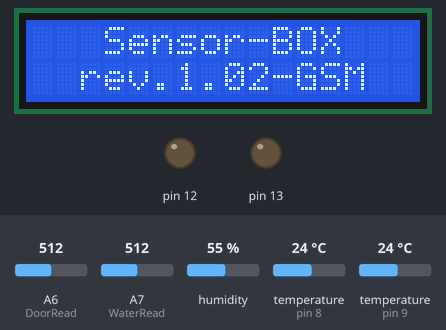
This sketch was run on a simulated Arduino Nano, built with avr-gcc and run on an emulated ATmega328P. Parts: 16×2 character LCD, output pins drawn as LEDs (lit = HIGH). Inputs (shaded band) come from the test bench; at power-on: temperature (sensors on pin 9, pin 8) 24 °C, humidity 55 %, A7 (WaterRead) = 512, A6 (DoorRead) = 512. The modem accepts every AT command (registered, SIM ready, sends succeed) and sends nothing else; what the sketch prints to the serial monitor is not drawn.

Above: at 3.1 s.
At 5.0 s:
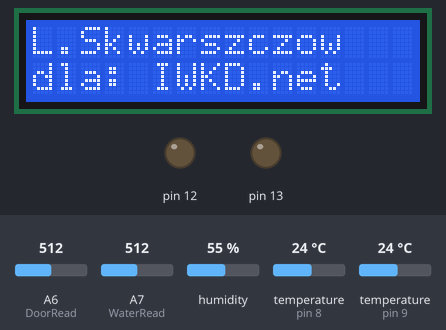
5.1 s: temperature (sensor on pin 9) set to 12 °C
16.8 s: humidity set to 22 %
At 27.8 s:
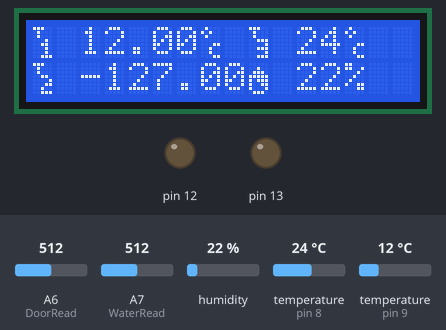
28.5 s: temperature (sensor on pin 8) set to 12 °C
40.2 s: A7 (WaterRead) set to 140
At 47.0 s:
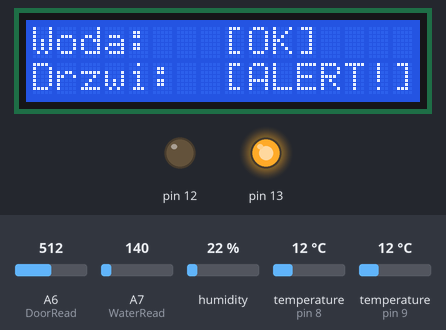
51.9 s: A6 (DoorRead) set to 16
63.6 s: A6 (DoorRead) set to 13
At 69.6 s:
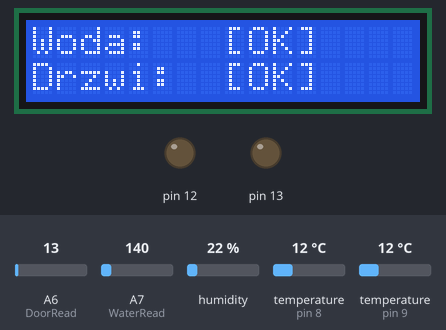
Timing chart, 0 to 71.1 s (numbered marks = the images above; inputs shaded):
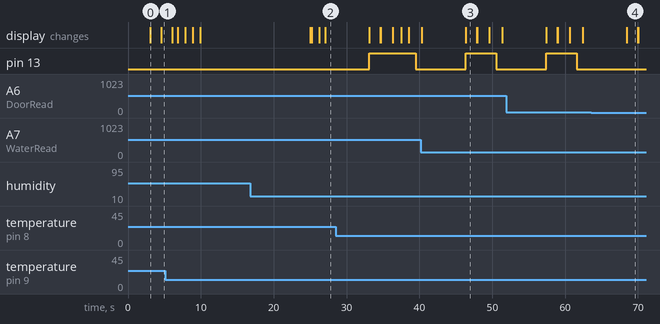

Measured:
- the behaviour switches between 15 and 14 on A6 (DoorRead) (found by bisection; images 3 and 4)
- after the input at 40.2 s, the display: first differs from a run without the input after 6.1 s (image 3)
- after the input at 63.6 s, pin 13: stays LOW (without the input it goes to HIGH after 4.8 s); the display: changes after 4.8 s (image 4)
- what the display in image 0 shows lasts 1.5 s, from 3.1 s to 4.6 s

The sketch:

arduino_sensors_gsm.ino
```cpp
//TestChange
#include <LiquidCrystal.h>
#include <avr/io.h>
#include <avr/wdt.h>
#include <OneWire.h>
#include <DallasTemperature.h>
#include <stdio.h>
#include <dht.h>
#include <string.h>
#include <SoftwareSerial.h>
#include "GSM_G510.h"

/////////////////////////
//ALERTS//SETUP//VALUES//
const float temp1Hi = 50;
const float temp1Lo = 5;
const float temp2Hi = 45;
const float temp2Lo = 5;
const double temp3Hi = 35;
const double temp3Lo = 5;
const double hygroHi = 85;
/////////////////////////
boolean isalert=false;
boolean issend=false;
int counterAttemps=0;
//GSM TX RX ON
GSM_G510 gsm = GSM_G510(10, 11, 12);
//Init DigitalHygroTempSensor
dht DHT;
#define DHT11_PIN 8
//Init OneWireBus
#define ONE_WIRE_BUS 9
//Init DallasSensors
#define MAX_DS1820_SENSORS 2
byte addr[MAX_DS1820_SENSORS][8];
//WaterSensor
const int WaterRead = A7;
//DoorSensor
const int DoorRead = A6;
//Init HD44780
LiquidCrystal lcd(2, 3, 4, 5, 6, 7);
//OneWireBuffer
char buffer[25];
char bufdht[25];
byte maxlines = 2;
char line1[16];
char line2[16];
byte maxsensors = 0;
OneWire  ds(ONE_WIRE_BUS);
DallasTemperature sensors(&ds);
boolean InitSMS = false;
//Custom LCD Chars
byte hygro[8] = {
  0b00000,
  0b00100,
  0b01110,
  0b11111,
  0b10111,
  0b10011,
  0b10001,
  0b01110
};
byte t1[8] = {
  0b11100,
  0b01000,
  0b01000,
  0b00010,
  0b00110,
  0b00010,
  0b00010,
  0b00111
};
byte t2[8] = {
  0b11100,
  0b01000,
  0b01000,
  0b00110,
  0b00001,
  0b00011,
  0b00100,
  0b00111
};
byte t3[8] = {
  0b11100,
  0b01000,
  0b01000,
  0b00111,
  0b00001,
  0b00111,
  0b00001,
  0b00111
};
byte cels[8] = {
  0b01000,
  0b10100,
  0b01000,
  0b00000,
  0b00011,
  0b00100,
  0b00100,
  0b00011
};
byte antenna[8] = {
  0b00000,
  0b10101,
  0b01110,
  0b00100,
  0b00100,
  0b00100,
  0b00100,
  0b00000
};
void selfTest()
{
  lcd.clear();
  gsm.init();
  //DS18B20
  byte i;
  byte present = 0;
  byte data[12];
  byte addr[8];
  sensors.requestTemperatures();
  while (ds.search(addr))
  {
    Serial.print("R=");
    for ( i = 0; i < 8; i++) {
      Serial.print(addr[i], HEX);
      Serial.print(" ");
    }
    if ( OneWire::crc8( addr, 7) != addr[7])
    {
      Serial.print("CRC is not valid!\n");
      lcd.setCursor(0, 0);
      lcd.print(" - SELF TEST1 - ");
      lcd.setCursor(0, 1);
      lcd.print("DS18B20:");
      lcd.setCursor(10, 1);
      lcd.print("CRCERR");
      delay(5000);
      lcd.clear();
      return;
    }
    {
      if (addr[0] == 0x28) {
        Serial.print("Device is a DS18B20 family device.\n");
        maxsensors++;
        lcd.setCursor(0, 0);
        lcd.print(" - SELF TEST1 - ");
        lcd.setCursor(0, 1);
        lcd.print("DS18B20:");
        lcd.setCursor(10, 1);
        lcd.print("[OK]");
        delay(1000);
        lcd.clear();
      }
      else {
        Serial.print("Device is unknown!\n");
        Serial.print("Device ID: ");
        Serial.print(addr[0], HEX);
        Serial.println();
        lcd.setCursor(0, 0);
        lcd.print(" - SELF TEST1 - ");
        lcd.setCursor(0, 1);
        lcd.print("Nie znane");
        lcd.setCursor(10, 1);
        lcd.print("[??]");
        delay(1000);
        lcd.clear();
        return;
      }

    }
    ds.reset();
    ds.select(addr);
    ds.write(0x44, 1);
    present = ds.reset();
    ds.select(addr);
    ds.write(0xBE);
    Serial.print("P=");
    Serial.print(present, HEX);
    Serial.print(" ");
    for ( i = 0; i < 9; i++) {
      data[i] = ds.read();
      Serial.print(data[i], HEX);
      Serial.print(" ");
    }
    Serial.print(" CRC=");
    Serial.print( OneWire::crc8( data, 8), HEX);
    Serial.println();
  }
  Serial.print("No more addresses.\n");
  lcd.clear();
  lcd.setCursor(0, 0);
  lcd.print(" - SELF TEST1 - ");
  lcd.setCursor(0, 1);
  lcd.print("DS18B20:");
  lcd.setCursor(10, 1);
  lcd.print("AllAdr");
  delay(1000);
  lcd.clear();
  ds.reset_search();
  //DHT11
  Serial.print("DHT11, \t");
  int chk = DHT.read11(DHT11_PIN);
  switch (chk)
  {
    case DHTLIB_OK:
      Serial.print("OK,\t");
      lcd.setCursor(0, 0);
      lcd.print(" - SELF TEST2 - ");
      lcd.setCursor(0, 1);
      lcd.print("DHT11:");
      lcd.setCursor(10, 1);
      lcd.print("[OK]");
      delay(1000);
      lcd.clear();
      break;
    case DHTLIB_ERROR_CHECKSUM:
      Serial.print("Checksum error,\t");
      lcd.setCursor(0, 0);
      lcd.print(" - SELF TEST2 - ");
      lcd.setCursor(0, 1);
      lcd.print("DHT11:");
      lcd.setCursor(10, 1);
      lcd.print("[ckEr]");
      delay(1000);
      lcd.clear();
      break;
    case DHTLIB_ERROR_TIMEOUT:
      Serial.print("Time out error,\t");
      lcd.setCursor(0, 0);
      lcd.print(" - SELF TEST2 - ");
      lcd.setCursor(0, 1);
      lcd.print("DHT11:");
      lcd.setCursor(10, 1);
      lcd.print("[Tim?]");
      delay(1000);
      lcd.clear();
      break;
    case DHTLIB_ERROR_CONNECT:
      Serial.print("Connect error,\t");
      lcd.setCursor(0, 0);
      lcd.print(" - SELF TEST2 - ");
      lcd.setCursor(0, 1);
      lcd.print("DHT11:");
      lcd.setCursor(10, 1);
      lcd.print("[conE]");
      delay(1000);
      lcd.clear();
      break;
    case DHTLIB_ERROR_ACK_L:
      Serial.print("Ack Low error,\t");
      lcd.setCursor(0, 0);
      lcd.print(" - SELF TEST2 - ");
      lcd.setCursor(0, 1);
      lcd.print("DHT11:");
      lcd.setCursor(10, 1);
      lcd.print("[acLE]");
      delay(1000);
      lcd.clear();
      break;
    case DHTLIB_ERROR_ACK_H:
      Serial.print("Ack High error,\t");
      lcd.setCursor(0, 0);
      lcd.print(" - SELF TEST2 - ");
      lcd.setCursor(0, 1);
      lcd.print("DHT11:");
      lcd.setCursor(10, 1);
      lcd.print("[acHE]");
      delay(1000);
      lcd.clear();
      break;
    default:
      Serial.print("Unknown error,\t");
  }
  //GSM
  gsm.init();
  unsigned int smsattemp = 0;
  lcd.setCursor(0, 0);
  lcd.print(" - SELF TEST3 - ");
  lcd.setCursor(0, 1);
  lcd.print("Laczenie GSM... ");
  Serial.println("Start - oczekiwanie na polaczenie z siecia (15 sekund)");
  delay(15000);
  Serial.println("Wysylanie...");
  while (!gsm.sendSms("0048728480408", "PRZYWROCONO ZASILANIE NA MODULE GSM")) {
    Serial.println("GSM - oczekuje...");
    lcd.clear();
    lcd.setCursor(0, 0);
    lcd.print(" - SELF TEST3 - ");
    lcd.setCursor(0, 1);
    lcd.print("[Czekam: ");
    lcd.print(smsattemp);
    lcd.print("]");
    delay(1000);
    if (smsattemp == 1)
      break;
    smsattemp++;
  }
  if (smsattemp == 1) {
    Serial.println("GSM Fail");
    lcd.clear();
    lcd.setCursor(0, 0);
    lcd.print(" - SELF TEST3 - ");
    lcd.setCursor(0, 1);
    lcd.print("Blad Polaczenia!");
    delay(5000);
  }
  else {
    Serial.println("GSM OK");
    lcd.clear();
    lcd.setCursor(0, 0);
    lcd.print(" - SELF TEST3 - ");
    lcd.setCursor(0, 1);
    lcd.print("Sygnal asu: ");
    Serial.println((float)gsm.getSignalStrength(), 1);
    lcd.print((float)gsm.getSignalStrength(), 1);
    delay(1000);
  }
}
//Setup
void setup()
{
  pinMode(13, OUTPUT);
  lcd.begin(16, 2);
  lcd.print("   Sensor-BOX   ");
  lcd.setCursor(0, 1);
  delay(3000);
  lcd.print("  rev.1.02-GSM" );
  delay(1500);
  lcd.setCursor(0, 0);
  lcd.clear();
  lcd.print("L.Skwarszczow");
  lcd.setCursor(0, 1);
  lcd.print("dla: IWKD.net ");
  delay(1500);
  Serial.begin(9600);
  //do SelfTests
  selfTest();
  lcd.createChar(0, hygro);
  lcd.createChar(1, t1);
  lcd.createChar(2, t2);
  lcd.createChar(3, t3);
  lcd.createChar(4, cels);
  lcd.createChar(5, antenna);
  lcd.clear();
  //Reload Sensor Bus
  sensors.begin();
}

void loop()
{
  Serial.println("POMIARY... \t");
  digitalWrite(13, LOW);
  float f0, f1;
  int WaterLevel;
  double dht11hygro, dht11temp;
  bool doorStatus;
  bool waterStatus;
  char doorStatus0[10];
  char waterStatus0[10];
  char sensor0[15];
  char sensor1[15];
  char sensorTDHT[15];
  char sensorHDHT[15];
  char AlertMessageSign[25];
  int doorResistance;
  ds18b20read(f0, f1);
  dht11read(dht11hygro, dht11temp);
  delay(6000);
  lcd.clear();
  WaterSensor(WaterLevel);
  doorsensorRead(doorResistance, doorStatus);
  delay(1500);
  gsmStatus();
  delay(1500);
  //Temp 1 alert
  bool alert1temp = false;
  if (f0 <= temp1Lo || f0 >= temp1Hi) {
    alert1temp = true;
    strcpy(AlertMessageSign, "ALERT - TEMP1");
  }
  else {
    alert1temp = false;
  }
  //Temp 2 alert
  bool alert2temp = false;
  if (f1 <= temp2Lo || f1 >= temp2Hi) {
    alert2temp = true;
    strcpy(AlertMessageSign, "ALERT - TEMP2");
  }
  else {
    alert2temp = false;
  }
  //Temp 3 alert
  bool alert3temp = false;
  if (dht11temp <= temp3Lo || dht11temp >= temp3Hi) {
    alert3temp = true;
    strcpy(AlertMessageSign, "ALERT - TEMP3");
  }
  else {
    alert3temp = false;
  }
  //Hygro Alert
  bool alert4hygro = false;
  if (dht11hygro >= hygroHi) {
    alert4hygro = true;
    strcpy(AlertMessageSign, "ALERT - WILGOTNOSC");
  }
  else {
    alert4hygro = false;
  }
  //Door Alert
  //doorStatus(bool->char)
  if (doorStatus == false) {
    strcpy(doorStatus0, "OTWARTE!");
    strcpy(AlertMessageSign, "ALERT CZUJNIKA DRZWI");
  }
  else {
    strcpy(doorStatus0, "Zamkniete");
  }
  //Water Alert
  if (WaterLevel < 150) {
    strcpy(waterStatus0, "OK");
    waterStatus = false;
  }
  else {
    strcpy(waterStatus0, "ALERT!");
    strcpy(AlertMessageSign, "ALERT CZUJNIKA WODY");
    waterStatus = true;
  }
  if (waterStatus == true || doorStatus == false || alert4hygro == true || alert3temp == true || alert2temp == true || alert1temp == true)
  {
    isalert=true;
    counterAttemps++;
  }
  if (waterStatus == false && doorStatus == true && alert4hygro == false && alert3temp == false && alert2temp == false && alert1temp == false)
  {
    isalert=false;
    InitSMS=false;
  }
  //Events via SMS
  unsigned int sms2attemp = 0;


/////////////////////////////
    dtostrf(f0, 6, 2, sensor0);
    dtostrf(f1, 6, 2, sensor1);
    dtostrf(dht11temp, 6, 2, sensorTDHT);
    dtostrf(dht11hygro, 6, 2, sensorHDHT);
    char sms[160];
    strcpy(sms, "Odczyt Czujnikow: ");
    strcat(sms, AlertMessageSign);
    strcat(sms, "\nTemp1: ");
    strcat(sms, sensor0);
    strcat(sms, "\nTemp2: ");
    strcat(sms, sensor1);
    strcat(sms, "\nDHT11 temp: ");
    strcat(sms, sensorTDHT);
    strcat(sms, "\nDHT11 hygro: ");
    strcat(sms, sensorHDHT);
    strcat(sms, "\nDrzwi: ");
    strcat(sms, doorStatus0);
    strcat(sms, "\nWoda: ");
    strcat(sms, waterStatus0);
/////////////////////////////
  if (isalert==true && InitSMS==false)
  {
    InitSMS = true;
    lcd.clear();
    lcd.print("Wysylam SMS...");
    delay(1000);

    while (!gsm.sendSms("0048728480408", sms)) {
      Serial.println("Wysylanie SMS");
      lcd.setCursor(0, 1);
      lcd.print("[Czekam: ");
      lcd.print(sms2attemp);
      lcd.print("]");
      delay(1000);
      if (sms2attemp == 1)
        break;
      sms2attemp++;
    }
    if (sms2attemp == 1) {
      Serial.println("GSM Fail");
      lcd.clear();
      lcd.setCursor(0, 0);
      lcd.print("GSM ALERT");
      lcd.setCursor(0, 1);
      lcd.print("Blad Polaczenia!");
      delay(5000);
    }
    else {
      Serial.println("GSM OK");
      lcd.clear();
      lcd.setCursor(0, 0);
      lcd.print("Wiadomosc SMS");
      lcd.setCursor(0, 1);
      lcd.print("Wyslana!");
      delay(1000);
    }
  }
lcd.clear();
lcd.print(counterAttemps);
delay(1000);

if (counterAttemps==100)
{
lcd.clear();
lcd.print("Ponawiam ALERT");
delay(1000);
  InitSMS=false;
  counterAttemps=0;
}

/////////////////////////////
}
void dht11read(double &dht11hygro, double &dht11temp)
{
  int chk = DHT.read11(DHT11_PIN);
  Serial.println("DHT11 \t");
  lcd.setCursor(9, 0);
  dht11temp = (DHT.temperature);
  Serial.println("Temperatura DHT: ");
  Serial.println(dht11temp, 0);
  lcd.write(byte(3));
  lcd.print(" ");
  lcd.print(dht11temp, 0);
  lcd.write(byte(4));
  dht11hygro = (DHT.humidity);
  Serial.println("Wilgotnosc DHT: ");
  Serial.println(dht11hygro, 0);
  lcd.setCursor(9, 1);
  lcd.write(byte(0));
  lcd.print(" ");
  lcd.print(dht11hygro, 0);
  lcd.print("%");
}
void ds18b20read(float &f0, float &f1)
{
  sensors.requestTemperatures();
  int ds1 = 0;
  int ds2 = 1;
  float dstemp0, dstemp1;
  f0 = sensors.getTempCByIndex(ds1);
  f1 = sensors.getTempCByIndex(ds2);
  Serial.println("DS18b20 \t");
  Serial.println("DS 1 temp: ");
  Serial.println(dtostrf(f1, 6, 2, buffer));
  Serial.println("DS 2 temp: ");
  Serial.println(dtostrf(f0, 6, 2, buffer));
  lcd.setCursor(0, 0);
  lcd.clear();
  lcd.write(byte(1));
  lcd.print(" ");
  lcd.print(f0);
  lcd.write(byte(4));
  lcd.setCursor(0, 1);
  lcd.write(byte(2));
  lcd.print(" ");
  lcd.print(f1);
  lcd.write(byte(4));
}

void doorsensorRead(int &doorResistance, bool &doorStatus)
{
  doorResistance = analogRead(DoorRead);
  Serial.println("Drzwi [OK <= 15]:");
  Serial.println(doorResistance);
  lcd.setCursor(0, 1);
  lcd.print("Drzwi:");
  if (doorResistance < 15) {
    lcd.setCursor(8, 1);
    lcd.print("[OK]");
    doorStatus = true;
  }
  else {
    lcd.setCursor(8, 1);
    lcd.print("[ALERT!]");
    doorStatus = false;
    digitalWrite(13, HIGH);
  }

}
void gsmStatus()
{
  lcd.clear();
  lcd.setCursor(0, 0);
  lcd.print("GSM Status");
  lcd.setCursor(0, 1);
  lcd.write(byte(5));
  lcd.print(" ");
  lcd.print((float)gsm.getSignalStrength(), 1);
  lcd.print(" asu");
  Serial.println("Sygnal GSM: ");
  Serial.println((float)gsm.getSignalStrength(), 1);
}

void WaterSensor(int &WaterLevel)
{
  WaterLevel = analogRead(WaterRead);
  Serial.println("Woda [OK <= 150]:");
  Serial.println(WaterLevel);
  lcd.setCursor(0, 0);
  lcd.print("Woda:");
  if (WaterLevel < 150) {
    lcd.setCursor(8, 0);
    lcd.print("[OK]");
  }
  else {
    lcd.setCursor(8, 0);
    lcd.print("[ALERT!]");
    digitalWrite(13, HIGH);
  }

}
```

GSM_G510.cpp
```cpp
#include "GSM_G510.h"

GSM_G510::GSM_G510(int rx, int tx, int on) :
		serial(rx, tx), on(on) {

}

void GSM_G510::init() {

	serial.begin(9600);
	pinMode(on, OUTPUT);

	Serial.println("Laczenie z siecia GSM");
}

/*
 * false - brak polaczenia
 * true - polaczony
 */
boolean GSM_G510::isConnecting() {

	if (getSignalStrength() > 0) {

		return true;
	} else {
		return false;
	}

}

/*
 *	true	- sms wyslany
 *	false 	- sms nie wyslany
 */
boolean GSM_G510::sendSms(char* phoneNumber, char* message) {

	serial.setTimeout(3000);

	serial.flush();
	serial.write("\r\n");
	delay(10);

	serial.write("AT+CMGF=1\r\n");

	if (serial.findUntil("OK", "ERROR\r\n")) {
		serial.flush();

		serial.write("AT+CMGS=\"");
		serial.write(phoneNumber);
		serial.write("\"\r\n");
		serial.flush();

		if (serial.findUntil(">", "ERROR\r\n")) {

			serial.write(message);
			serial.write("\x1A\r\n");

			serial.setTimeout(10000);
			serial.flush();

			if (serial.findUntil("+CMGS: ", "ERROR\r\n")) {
			serial.setTimeout(1000);
				return true;
			}
		}
	}
	serial.setTimeout(1000);
	return false;
}

float GSM_G510::getSignalStrength() {
	serial.flush();
	serial.write("\r\n");
	delay(100);
	serial.write("AT+CSQ\r\n");
	serial.flush();

	return serial.parseFloat();
}
```

GSM_G510.h
```cpp
/*
  GSM_G510.h - Library for GSM_G510
  Created by Wojciech Tarnawski, 4.2015.
  Released into the public domain.
*/
#ifndef GSM_G510_h
#define GSM_G510_h

#include "Arduino.h"
#include "SoftwareSerial.h"

class GSM_G510
{
  public:
    GSM_G510(int rx, int tx, int on);
	void init();

	boolean isConnecting();
	boolean sendSms(char* phoneNumber, char* message);
	float getSignalStrength();
    float getIdent();
  private:
    SoftwareSerial serial; // RX, TX
	int on;
};

#endif
```
